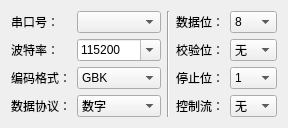
<?xml version="1.0" encoding="UTF-8"?>
<ui version="4.0">
 <class>SerialSetting</class>
 <widget class="QWidget" name="SerialSetting">
  <property name="geometry">
   <rect>
    <x>0</x>
    <y>0</y>
    <width>281</width>
    <height>116</height>
   </rect>
  </property>
  <property name="windowTitle">
   <string>Form</string>
  </property>
  <layout class="QGridLayout" name="gridLayout">
   <item row="0" column="0">
    <widget class="QLabel" name="label_28">
     <property name="maximumSize">
      <size>
       <width>16777215</width>
       <height>16777215</height>
      </size>
     </property>
     <property name="text">
      <string>串口号：</string>
     </property>
    </widget>
   </item>
   <item row="0" column="1">
    <widget class="QComboBox" name="cbSerial"/>
   </item>
   <item row="0" column="2" rowspan="4">
    <widget class="Line" name="line_2">
     <property name="orientation">
      <enum>Qt::Vertical</enum>
     </property>
    </widget>
   </item>
   <item row="0" column="3">
    <widget class="QLabel" name="label_14">
     <property name="text">
      <string>数据位：</string>
     </property>
    </widget>
   </item>
   <item row="0" column="4">
    <widget class="QComboBox" name="cbDataBit">
     <property name="sizePolicy">
      <sizepolicy hsizetype="Expanding" vsizetype="Fixed">
       <horstretch>0</horstretch>
       <verstretch>0</verstretch>
      </sizepolicy>
     </property>
     <property name="minimumSize">
      <size>
       <width>35</width>
       <height>0</height>
      </size>
     </property>
     <property name="maximumSize">
      <size>
       <width>16777215</width>
       <height>16777215</height>
      </size>
     </property>
     <item>
      <property name="text">
       <string>8</string>
      </property>
     </item>
     <item>
      <property name="text">
       <string>7</string>
      </property>
     </item>
     <item>
      <property name="text">
       <string>6</string>
      </property>
     </item>
     <item>
      <property name="text">
       <string>5</string>
      </property>
     </item>
    </widget>
   </item>
   <item row="1" column="0">
    <widget class="QLabel" name="label_29">
     <property name="maximumSize">
      <size>
       <width>16777215</width>
       <height>16777215</height>
      </size>
     </property>
     <property name="text">
      <string>波特率：</string>
     </property>
    </widget>
   </item>
   <item row="1" column="1">
    <widget class="QComboBox" name="cbBaudrate">
     <property name="sizePolicy">
      <sizepolicy hsizetype="Expanding" vsizetype="Fixed">
       <horstretch>0</horstretch>
       <verstretch>0</verstretch>
      </sizepolicy>
     </property>
     <property name="minimumSize">
      <size>
       <width>70</width>
       <height>0</height>
      </size>
     </property>
     <property name="maximumSize">
      <size>
       <width>16777215</width>
       <height>16777215</height>
      </size>
     </property>
     <property name="editable">
      <bool>true</bool>
     </property>
     <property name="currentIndex">
      <number>11</number>
     </property>
     <item>
      <property name="text">
       <string>300</string>
      </property>
     </item>
     <item>
      <property name="text">
       <string>600</string>
      </property>
     </item>
     <item>
      <property name="text">
       <string>900</string>
      </property>
     </item>
     <item>
      <property name="text">
       <string>1200</string>
      </property>
     </item>
     <item>
      <property name="text">
       <string>2400</string>
      </property>
     </item>
     <item>
      <property name="text">
       <string>4800</string>
      </property>
     </item>
     <item>
      <property name="text">
       <string>9600</string>
      </property>
     </item>
     <item>
      <property name="text">
       <string>19200</string>
      </property>
     </item>
     <item>
      <property name="text">
       <string>28800</string>
      </property>
     </item>
     <item>
      <property name="text">
       <string>38400</string>
      </property>
     </item>
     <item>
      <property name="text">
       <string>56000</string>
      </property>
     </item>
     <item>
      <property name="text">
       <string>115200</string>
      </property>
     </item>
     <item>
      <property name="text">
       <string>128000</string>
      </property>
     </item>
     <item>
      <property name="text">
       <string>230400</string>
      </property>
     </item>
     <item>
      <property name="text">
       <string>460800</string>
      </property>
     </item>
     <item>
      <property name="text">
       <string>921600</string>
      </property>
     </item>
     <item>
      <property name="text">
       <string>1382400</string>
      </property>
     </item>
     <item>
      <property name="text">
       <string>1500000</string>
      </property>
     </item>
     <item>
      <property name="text">
       <string>2000000</string>
      </property>
     </item>
    </widget>
   </item>
   <item row="1" column="3">
    <widget class="QLabel" name="label_23">
     <property name="text">
      <string>校验位：</string>
     </property>
    </widget>
   </item>
   <item row="1" column="4">
    <widget class="QComboBox" name="cbCheckBit">
     <property name="sizePolicy">
      <sizepolicy hsizetype="Expanding" vsizetype="Fixed">
       <horstretch>0</horstretch>
       <verstretch>0</verstretch>
      </sizepolicy>
     </property>
     <property name="minimumSize">
      <size>
       <width>40</width>
       <height>0</height>
      </size>
     </property>
     <property name="maximumSize">
      <size>
       <width>16777215</width>
       <height>16777215</height>
      </size>
     </property>
     <item>
      <property name="text">
       <string>无</string>
      </property>
     </item>
     <item>
      <property name="text">
       <string>奇</string>
      </property>
     </item>
     <item>
      <property name="text">
       <string>偶</string>
      </property>
     </item>
    </widget>
   </item>
   <item row="2" column="0">
    <widget class="QLabel" name="label_26">
     <property name="text">
      <string>编码格式：</string>
     </property>
    </widget>
   </item>
   <item row="2" column="1">
    <widget class="QComboBox" name="cbEncode">
     <property name="sizePolicy">
      <sizepolicy hsizetype="Expanding" vsizetype="Fixed">
       <horstretch>0</horstretch>
       <verstretch>0</verstretch>
      </sizepolicy>
     </property>
     <property name="minimumSize">
      <size>
       <width>54</width>
       <height>0</height>
      </size>
     </property>
     <property name="currentIndex">
      <number>1</number>
     </property>
     <item>
      <property name="text">
       <string>无</string>
      </property>
     </item>
     <item>
      <property name="text">
       <string>GBK</string>
      </property>
     </item>
     <item>
      <property name="text">
       <string>Big5</string>
      </property>
     </item>
     <item>
      <property name="text">
       <string>UTF8</string>
      </property>
     </item>
     <item>
      <property name="text">
       <string>UTF16</string>
      </property>
     </item>
     <item>
      <property name="text">
       <string>ISO8859</string>
      </property>
     </item>
    </widget>
   </item>
   <item row="2" column="3">
    <widget class="QLabel" name="label_24">
     <property name="text">
      <string>停止位：</string>
     </property>
    </widget>
   </item>
   <item row="2" column="4">
    <widget class="QComboBox" name="cbStopBit">
     <property name="sizePolicy">
      <sizepolicy hsizetype="Expanding" vsizetype="Fixed">
       <horstretch>0</horstretch>
       <verstretch>0</verstretch>
      </sizepolicy>
     </property>
     <property name="minimumSize">
      <size>
       <width>0</width>
       <height>0</height>
      </size>
     </property>
     <property name="maximumSize">
      <size>
       <width>16777215</width>
       <height>16777215</height>
      </size>
     </property>
     <property name="currentIndex">
      <number>0</number>
     </property>
     <item>
      <property name="text">
       <string>1</string>
      </property>
     </item>
     <item>
      <property name="text">
       <string>1.5</string>
      </property>
     </item>
     <item>
      <property name="text">
       <string>2</string>
      </property>
     </item>
    </widget>
   </item>
   <item row="3" column="0">
    <widget class="QLabel" name="label_27">
     <property name="text">
      <string>数据协议：</string>
     </property>
    </widget>
   </item>
   <item row="3" column="1">
    <widget class="QComboBox" name="cbAnalyse">
     <property name="sizePolicy">
      <sizepolicy hsizetype="Expanding" vsizetype="Fixed">
       <horstretch>0</horstretch>
       <verstretch>0</verstretch>
      </sizepolicy>
     </property>
     <property name="minimumSize">
      <size>
       <width>84</width>
       <height>0</height>
      </size>
     </property>
     <property name="currentIndex">
      <number>1</number>
     </property>
     <item>
      <property name="text">
       <string>无</string>
      </property>
     </item>
     <item>
      <property name="text">
       <string>数字</string>
      </property>
     </item>
     <item>
      <property name="text">
       <string>$T=数字 ;</string>
      </property>
     </item>
    </widget>
   </item>
   <item row="3" column="3">
    <widget class="QLabel" name="label_25">
     <property name="text">
      <string>控制流：</string>
     </property>
    </widget>
   </item>
   <item row="3" column="4">
    <widget class="QComboBox" name="cbFlowCtrl">
     <property name="sizePolicy">
      <sizepolicy hsizetype="Expanding" vsizetype="Fixed">
       <horstretch>0</horstretch>
       <verstretch>0</verstretch>
      </sizepolicy>
     </property>
     <property name="minimumSize">
      <size>
       <width>40</width>
       <height>0</height>
      </size>
     </property>
     <property name="maximumSize">
      <size>
       <width>16777215</width>
       <height>16777215</height>
      </size>
     </property>
     <property name="currentIndex">
      <number>0</number>
     </property>
     <item>
      <property name="text">
       <string>无</string>
      </property>
     </item>
     <item>
      <property name="text">
       <string>HW</string>
      </property>
     </item>
     <item>
      <property name="text">
       <string>SW</string>
      </property>
     </item>
    </widget>
   </item>
  </layout>
 </widget>
 <resources/>
 <connections/>
</ui>
